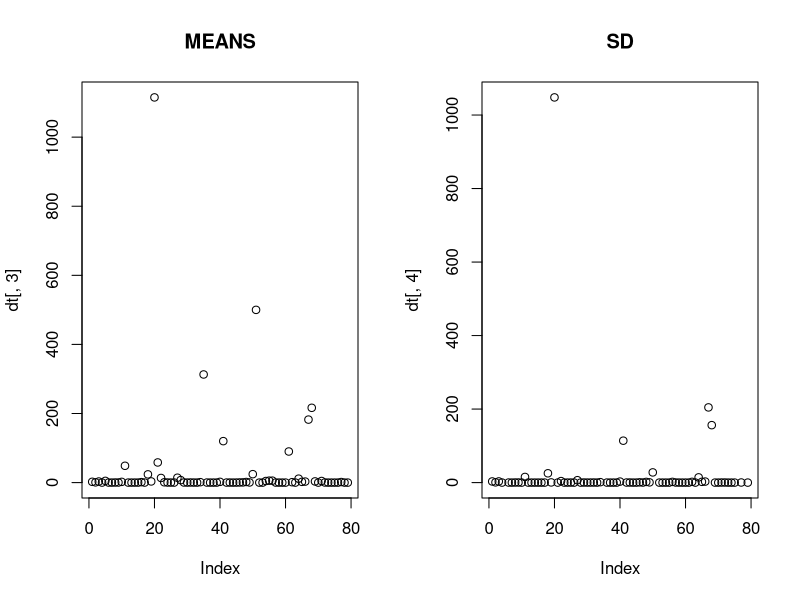
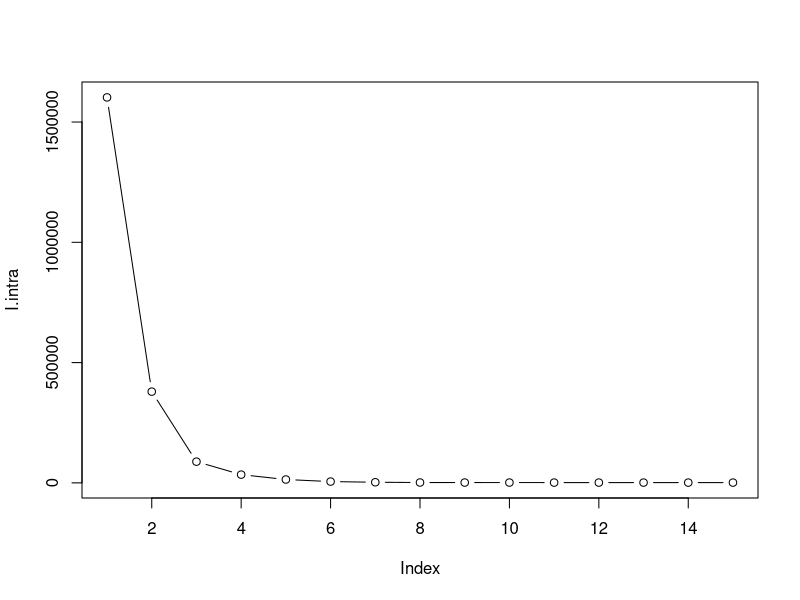
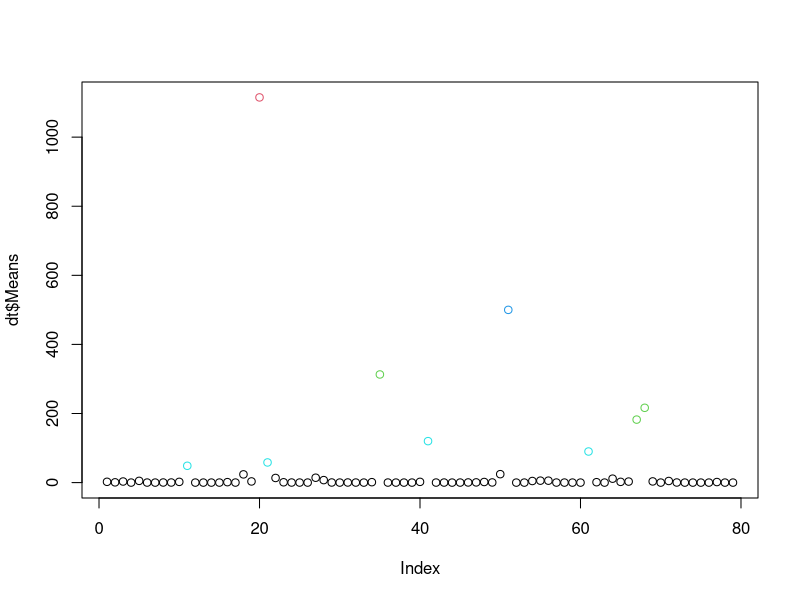
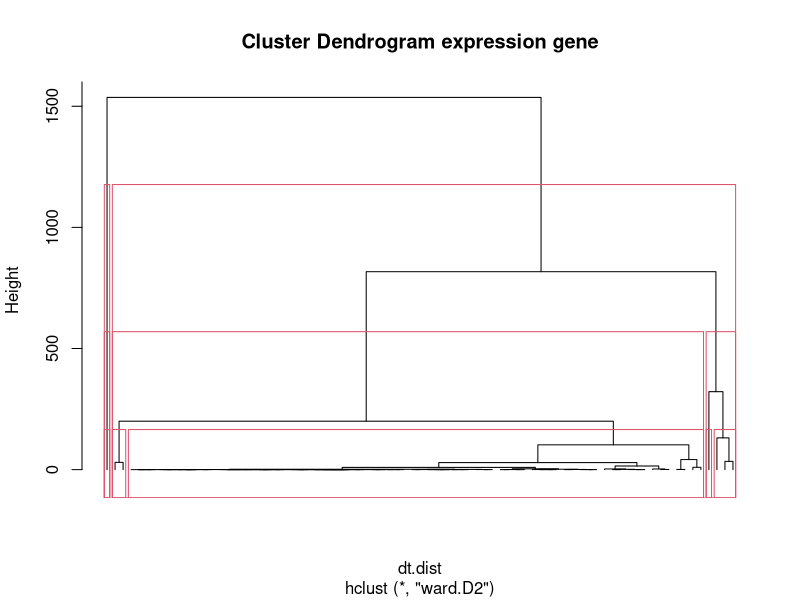
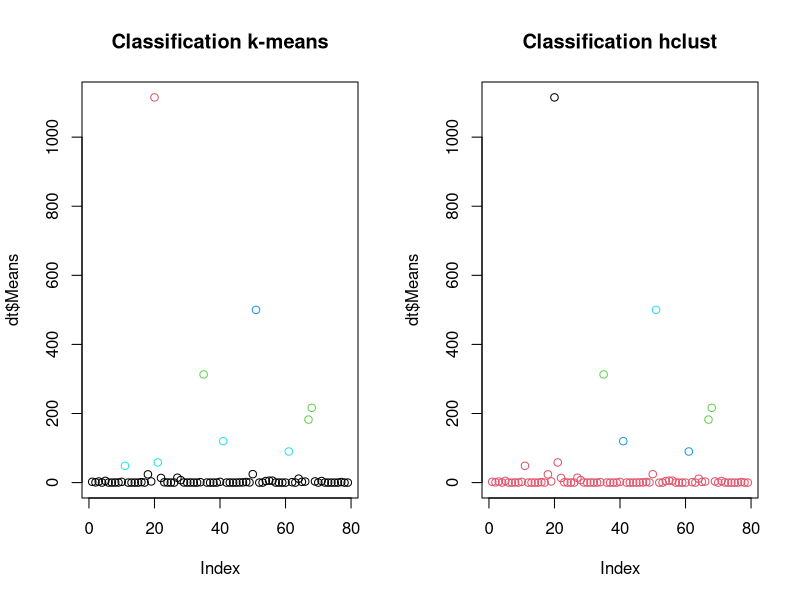

These charts were generated, in order, by the following R code:
library(skimr)

# ---- Import des donnees ----
dt = read.csv("Inhibiteurs_GPR54.dat.txt")



# ---- Visualisation des donnees ----
# 1.
dim(dt)
# 79 lignes et 16 colones
summary(dt)
skimr::skim(dt$Means)
# Necessite de transformer la colone N en variable qualitative
dt[,2] = as.factor(dt[,2])

# 2.
par(mfrow = c(1,2))
plot(dt[,3], main = "MEANS")
plot(dt[,4], main = "SD")
dev.off()

# 3.
# On observe la présence d'une base de peptides donc l'activité est quasiment nulle et quelque peptide dont
# l'activité est très supérieure à 0. On ne supprime pas les valeures "extremes" car ce n'en est pas, c'est
# seulement le fait que si il n'y a pas liaison au recepteur, la moyenne sera proche de 0 et des qu'il y a
# une activite, la valeur sera tres superieur a 0



# ---- Classification des donnees ----
# Partitionnement k-means
# 1.
I.intra = vector(length=15)
for (i in 1:15) {
  I.intra[i] = kmeans(dt[,3], centers=i)$tot.withinss
}
plot(I.intra, type="b")
# On veut minimiser l'inertie intra en minimisant également le nombre de groupe, au vue de la courbe de
# l'inertie intra, le nombre optimal de groupe semble etre 5 groupes

# 2.
dt.kmeans = kmeans(dt[,3], centers=5, nstart = 3)

# 3.
plot(dt$Means, col= c(1,2,3,4,5,6)[as.factor(dt.kmeans$cluster)])
# on voit la séparation du jeu en groupes qui correspondent à des palier d'activité ici 5 paliers
# avec, pour le groupe proche de 0, les peptides sans activite donc sans liaison

# Classification hiérarchique ascendante
# 1.
dt.dist = dist(dt[,3])

# 2.
dt.hclust = hclust(dt.dist, method = "ward.D2")

# 3.
plot(dt.hclust, hang = -0.1, labels = F, main = "Cluster Dendrogram expression gene")
rect.hclust(dt.hclust, k = 2)
rect.hclust(dt.hclust, k = 3)
rect.hclust(dt.hclust, k = 5)

# 4.
dt.cut = as.factor(cutree(dt.hclust, k = 5))


# Comparaison des deux méthodes
# 1.
table(dt.cut, as.factor(dt.kmeans$cluster))

# 2.
par(mfrow=c(1,2))
plot(dt$Means, col= c(1,2,3,4,5)[as.factor(dt.kmeans$cluster)], main = "Classification k-means")
plot(dt$Means, col= c(2,1,3,4,5)[dt.cut], main = "Classification hclust")
# On remarque une bonne corrélation entre hclust et kmeans excepté pour deux individus (les plus proche de 0)
# qui sont mis dans le groupe inactif par hclust

# Nous voyons donc que nous pouvons séparer nos peptide en differents groupes et donc observer une différence entre les peptide sans activité
# de ceux présentant une activité, donc une liaison au recepteur GPR54. Il est donc maintenant possible d'étudier la différences de séquence
# entre le groupe basale par rapport aux groupes présentant une activitée

# 3.
summary(dt[which(dt.cut == dt.cut[1]),5:16])
summary(dt[which(dt.cut != dt.cut[1]),5:16])

# Nous pouvons eliminer des positions d'interet: AA4, AA6, AA7, AA8, C.ter car ces position ne présente soi aucune différence entre les peptides
# liés et ceux non liés soi un profil similaire
# En revanche on remarque que pour les positions AA1, AA5, AA9, AA10 l'acide amine est a chaque fois identique pour tout les peptides lie donc pourrait des
# position conserve entre les peptides necessaire a leur liaison au recepteur et il est difficile de comparer les position N.ter, AA2, AA3 qu'il faudrait
# visualiser au cas par cas, nous les conservons donc dans notre liste de position potentielle qui est donc composé de N.ter, AA1, AA2, AA3, AA5, AA9, AA10



# ---- Apprentissage sur les donnees ----

# -- Creation d'une sequence consensus --
# 4.1.1 Creation d'une liste contenant les tables de frequence à chaque position
Diff_element = apply(dt[,5:16], 2, table)

# Creation d'un vecteur null
Consensus = vector()

# On va entrer à chaque position de la sequence l'element majoritaire dans le jeu

# 4.1.2 On va parcourir notre liste de table
for ( i in seq_along(Diff_element)){
  # Chaque table est enregistrée dans un df temporaire
  tmp = as.data.frame(Diff_element[[i]])
  # Les elements de la première colonne sont transformer en character pour
  # tester le matching
  tmp$Var1 <- as.character(tmp$Var1)
  # Les elements de la deuxième colonne sot convertie en valeur numérique
  tmp$Freq <- as.numeric(tmp$Freq)
  # Chaque ieme element de consensus va contenir l'element dont la freq est la
  # plus importante, ie l'element majoritaire
  Consensus[i] = tmp[which(tmp$Freq == max(tmp$Freq)),1]
}


# ---- Creation d'une table contenant les séquences sous forme de character ----
# 4.1.1 Creation d'une table de sequence
table_de_seq = apply(dt[,5:16], 2, as.character)


# ---- 4.1.3 Creation d'une matrice de similarité pour l'apprentissage ----
# Creation d'une matrice de 0, avec une nombre de lignes egale au nombre de libre du jeu de donnees
# et de 12 colonnes pour les 12 elements de la séquence
matching_matrix = as.data.frame(matrix(0, ncol = 12, nrow = dim(dt)[1]))
# On va nommer les colonnes de cette matrice
colnames(matching_matrix) = colnames(dt[,5:16])

# On va parcourir les cases [i,j] de la matrice et mettre 1 dans celle-ci si le j element de la sequene
# de la ieme ligne du jeu different du consensus
# On parcours les colonnes de la matrice des differences
for ( j in 1:12 ){
  # Puis ces lignes
  for ( i in 1:dim(matching_matrix)[1]){
    # Si l'element de le sequence du jeu de donnée diffère du consensus
    if ( table_de_seq[i,j] != Consensus[j]){
      # On lui attribue la valeur 1
      matching_matrix[i,j] = 1
    }
  }
}


# 4.1.4 ---- Creation d'une matrice frequence proche d'une pssm ----

# Creation d'une matrice de frequence contenant des zero
freq_mat = as.data.frame(matrix(0, ncol = 12, nrow = dim(dt)[1]))
# On va nommer les colonnes de cette matrice
colnames(matching_matrix) = colnames(dt[,5:16])


# On va parcourir les cases [i,j] de la matrice et mettre dans celle-ci la frequence de l'element
# en position [i,j] relativement à la colonne j ( les frequence des element sont relatives aux elements
# de leur colonnes, donc la frequence en jème position dans la sequence )

# On parcours les colonnes de la matrice des frequnces
for ( j in 1:12 ){
  # Puis ses lignes
  for ( i in 1:dim(freq_mat)[1]){
    # Chaque table est enregistrée dans un df temporaire
    tmp = as.data.frame(Diff_element[[j]])
    # Les elements de la première colonne sont transformer en character pour
    # retrouver sa frequence
    tmp$Var1 <- as.character(tmp$Var1)
    # Les elements de la deuxième colonne sot convertie en valeur numérique puis divisé
    # par le nombre de lignes de la table de sequence
    tmp$Freq <- as.numeric(tmp$Freq)/dim(dt)[1]
    # On enregistre la frequence de l'element en position i,j dans la matrice de frequence
    # en position i,j
    freq_mat[i,j] = tmp[which(tmp$Var1 == table_de_seq[i,j]),2]
  }
}

# 4.2 ---- Creation de groupe pour la classification ----
# - Groupe dichotimique selon dt$Means -
# Un valeur seuil est enregistrée ( ici la médiane a été choisie, tester avec différente valeurs, ex :
# different quartiles, appartenant au cluster1 / exterieur au cluster1...[ Ici on changerai le seuil
# et la colonne a tester [ avant ajouter une colonne avec le cluster ] ])
seuil = 0.2867

# Le groupe 0 contiendra les individus dont la valeur d'activité est inférieur à la medianne
groupe0 = rep(0,dim(dt)[1])
groupe0[which(dt$Means <= seuil)] = 1
# Le groupe 1 contiendra les individus dont la valeur d'activité est strictement supérieur à la medianne
groupe1 = rep(0,dim(dt)[1])
groupe1[which(dt$Means > seuil)] = 1
# On joint ces deux groupes
groupe = cbind(groupe0,groupe1)

# 4.3.1 - Utilisation de nnet -
library(nnet)

# Observation sans split dans un premier temps$
# Cette fonction sera fournie. Elle permet de calculer les performances pour une classification
# en lui donnant une table de confusion
performanceVal <- function(ConfTable){
        # Specificité
        Spe = ConfTable[2,2]/sum(ConfTable[,2])
        # Sensibilité
        Sen = ConfTable[1,1]/sum(ConfTable[,1])
        # Taux de succes
        Acc = (ConfTable[1,1]+ConfTable[2,2]) /sum(ConfTable)
        # Taux d'erreur
        Err = (ConfTable[1,2]+ConfTable[2,1]) /sum(ConfTable)
        MyPerf = as.data.frame(cbind(Spe, Sen, Acc, Err))
        return(MyPerf)
}

# 4.3.1 -- Spitting des données --
# Vous pouvez jouer avec la seed afin d'obtenir different sampling, pour ces sampling
# vous constaterez de meilleures performances pour des sampling où le training contient une bonne
# partie des valeurs qui n'appartenaient pas au cluster 1
seed = runif(1,1,10000)
set.seed(191.0967) # 43, 44, 300, 191.0967, 114.3176
seed
Index = sample(79, 30)
Freq_train = freq_mat[-Index,]
Freq_test = freq_mat[Index,]
Match_train = matching_matrix[-Index,]
Match_test = matching_matrix[Index,]
groupe_train = groupe[-Index,]
groupe_test = groupe[Index,]

# 4.3-- training avec nnet --
# ---- Evaluation avec la Matching Matrix ----
# 43, 44, 300, 191.0967, 114.3176
net.dt_ecart = nnet(Match_train, groupe_train, size = 50, maxit = 1000, softmax  =  T)

# Mesure des perfs sur le train
x = predict(net.dt_ecart, Match_train)
ConfTab = table( round(x)[,2], groupe_train[,2])
PerfMatch_train = performanceVal(ConfTable = ConfTab)
ConfTab
PerfMatch_train

# Mesure des perfs sur le test
x = predict(net.dt_ecart, Match_test)
ConfTab = table( round(x)[,2], groupe_test[,2])
PerfMatch_test = performanceVal(ConfTable = ConfTab)
ConfTab
PerfMatch_test

# ---- Evaluation avec la Frequence  Matrix ----
# seed 300
net.dt_freq = nnet(Freq_train, groupe_train, size = 50, maxit = 1000, softmax  =  T)
# Mesure des perfs sur le train
x = predict(net.dt_freq, Freq_train)
ConfTab = table( round(x)[,2], groupe_train[,2])
PerfFreq_train = performanceVal(ConfTable = ConfTab)
PerfFreq_train
# Mesure des perfs sur le test
x = predict(net.dt_freq, Freq_test)
ConfTab = table( round(x)[,2], groupe_test[,2])
PerfMatch_test = performanceVal(ConfTable = ConfTab)
PerfMatch_test


# 4.4 ---- Element critique de la sequence ----


# 4.4. Evaluation avec la Matching Matrix
net.dt_ecart = nnet(matching_matrix, groupe, size = 50, softmax  =  T)
pred_full_match = predict(net.dt_ecart, matching_matrix)
pred_full_match = round(pred_full_match)
ConfTab = table( pred_full_match[,2], groupe[,2])
PerfMatch = performanceVal(ConfTable = ConfTab)
ConfTab
PerfMatch

# 4.4 Evaluation avec la Frequence  Matrix
net.dt_freq = nnet(freq_mat, groupe, size = 50, softmax  =  T)
pred_full_freq = predict(net.dt_freq, freq_mat)
pred_full_freq = round(pred_full_freq)
ConfTab = table(pred_full_freq[,2], groupe[,2])
PerfFreq = performanceVal(ConfTable = ConfTab)
ConfTab
PerfFreq

# On constate que l'utilisation d'une matrice de frequence permet une meilleur distinction,
# Elle est porteuse de plus d'information


# On va selectionner les sequences supérieur au seuil pour nos deux modèles complets
library(dplyr)
# On va d'abord créer des dataframe contenant les sequence predite comme sup/inf au seuil et
# les sequences réels
sequence_match_sup = dt[which(pred_full_match[,2]==1),5:16]
sequence_match_inf = dt[which(pred_full_match[,1]==1),5:16]
sequence_freq_sup = dt[which(pred_full_freq[,2]==1),5:16]
sequence_freq_inf = dt[which(pred_full_freq[,1]==1),5:16]
sequence_true_sup = dt[which(groupe1==1),5:16]
sequence_true_inf = dt[which(groupe0==1),5:16]

# Puis nous allons déterminer les intersections de ces dataframe
common_true_match_sup = inner_join(sequence_match_sup,sequence_true_sup)
common_true_freq_sup = inner_join(sequence_freq_sup,sequence_true_sup)
common_true_match_inf = inner_join(sequence_match_inf,sequence_true_inf)
common_true_freq_inf = inner_join(sequence_freq_inf,sequence_true_inf)

# On fait des resumé de ces intersections
# L'intersection est utilisé pour méler les information brut réel avec les interaction
# perçu par le modèle

skim(common_true_match_sup)
skim(common_true_match_inf)

# Premièrement nous savons que AA6 et C-ter sont des invariants

skim(common_true_match_sup)
skim(common_true_match_inf)
summary(common_true_match_sup)
summary(common_true_match_inf)
# On constate qu'une lysine acétylé en position AA4 est carachtéristique d'une valeur supérieur au seuil :
dt[which(dt$AA4 == "Lys(Ac)"),]
# L'individu 20 semble bien être une erreur de manipulation
# On constate la même chose en position AA5 tandis que Thr semble être exclusivement chez les inférieur
dt[which(dt$AA5 == "Lys(Ac)"),]
# Ces 4 individus observés semble montrer que un Acetyle en position N-ter diminue l'activitée
dt[which(dt$AA5 == "Thr"),]

# Pour les positions AA8 et AA9 il n'apparait pas de disticntions particulières cependent les fréquences
# de AA8:Y[tz]Leu et AA9:Arg(Me) sont moins importantes dans la catégorie supérieur

# En position AA1 D-Tyr par sa fréauence chez les inférieurs et les observations précédante
# semble réduire l'activité
dt[which(dt$AA1 == "D-Tyr"),]

# Les gaps en position AA2 semblent avoir un effet reduceur sur l'activitée
dt[which(dt$AA2 == "_"),]



# ---- Conclusion ----
# De ce TP vous devez retenir les deux méthodes de clustering présentées
# et l'informations quelles peuvent apporter, la façon de créer les splits et
# de les utiliser pour la création d'un modèle nnet pour de la classification,
# l'importance de la répartition des données dans ces deux sous-ensembles et
# l'importance du niveau informatif d'un jeu de donnée.
# Pour des raisons pratiques le seuil est arbitraire,
# un choix plus rigoureux passe par une compréhension biologique des valeurs de l'activitée,
# de même les matrices créées donne des performances relativement mauvaises pour de la prédiction.
# Une meilleur approche aurait était de récuperer des informations sur
# les caractèristiques physicochimique des éléments des séquences.

